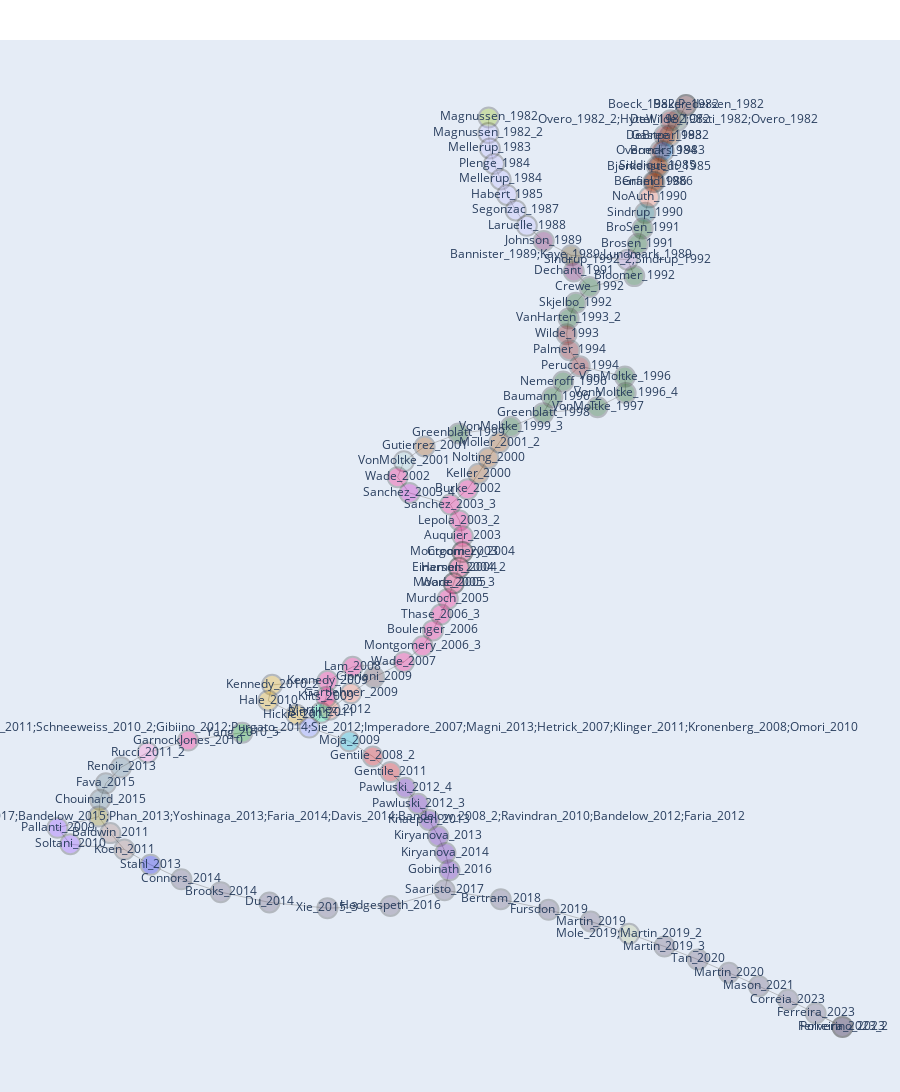
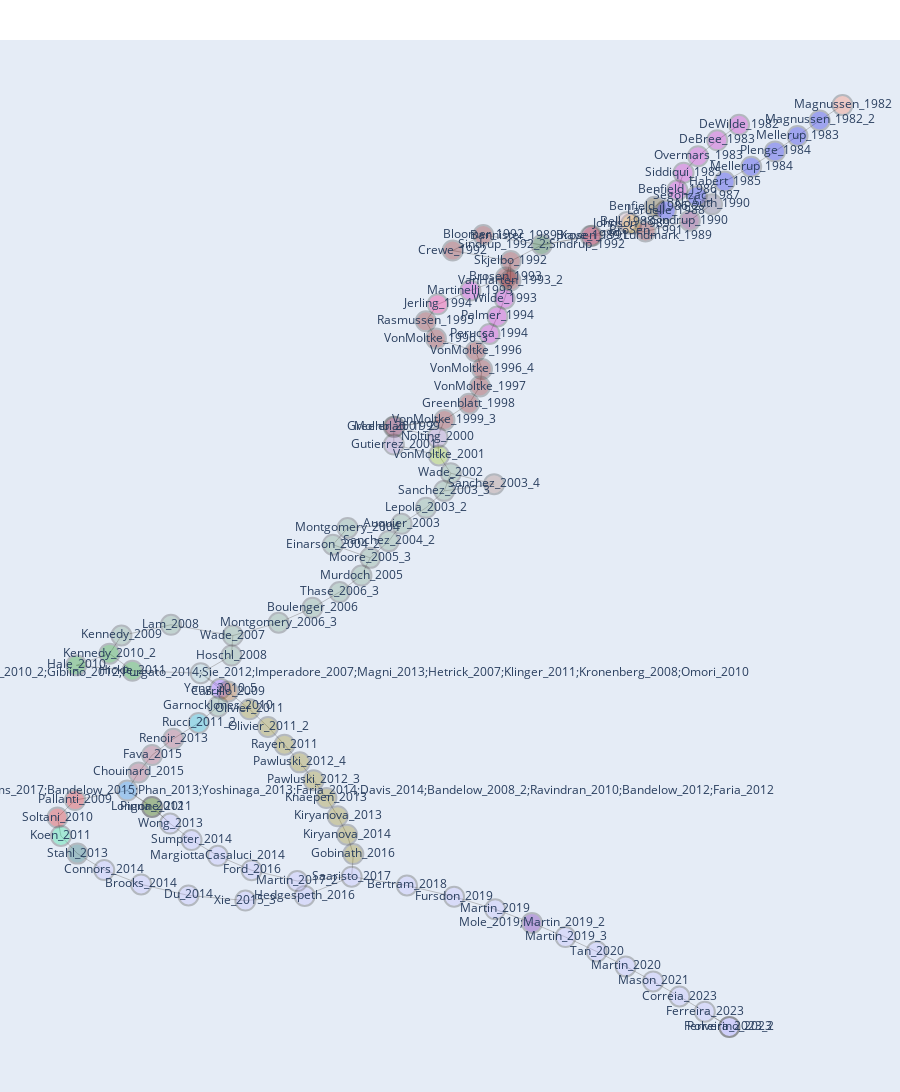
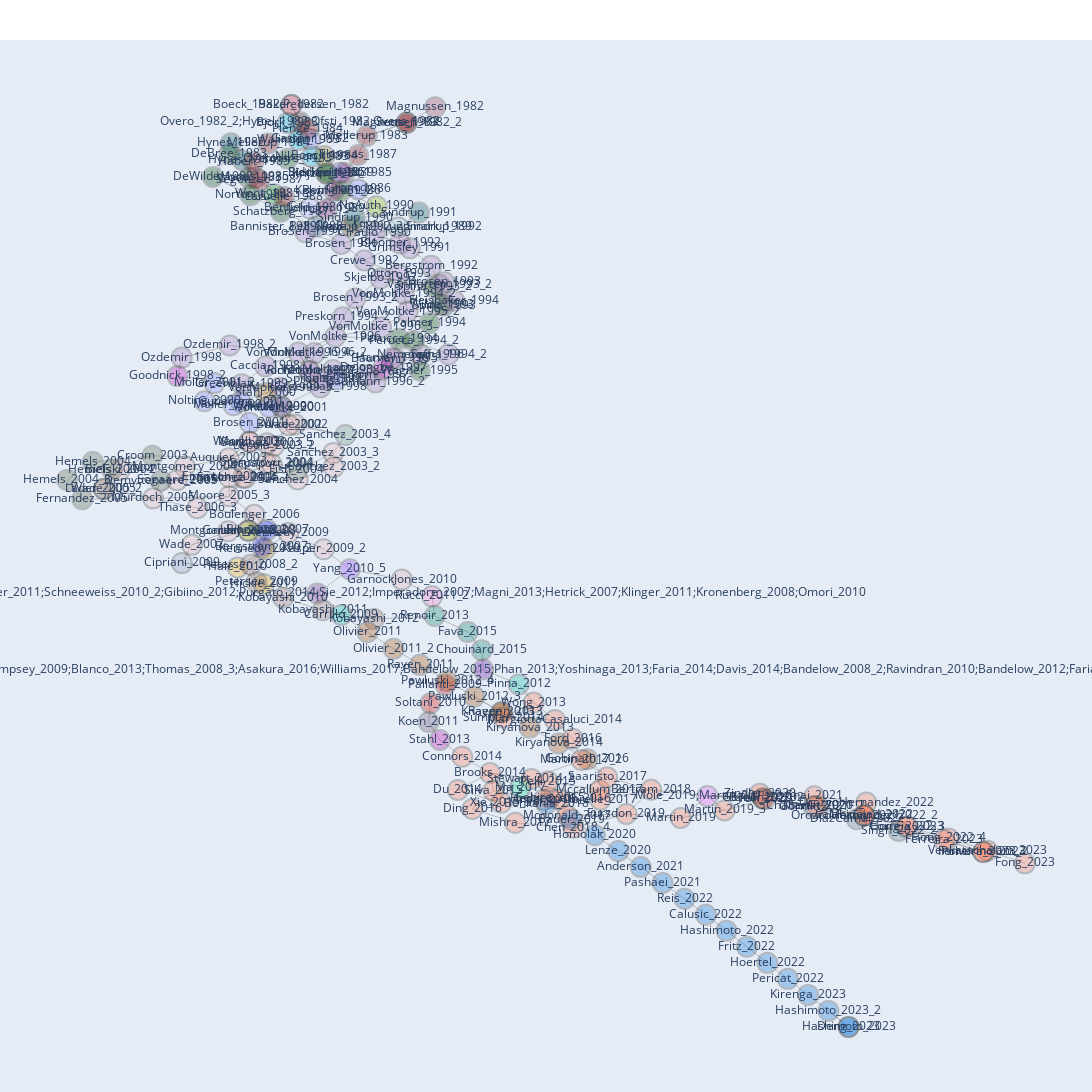
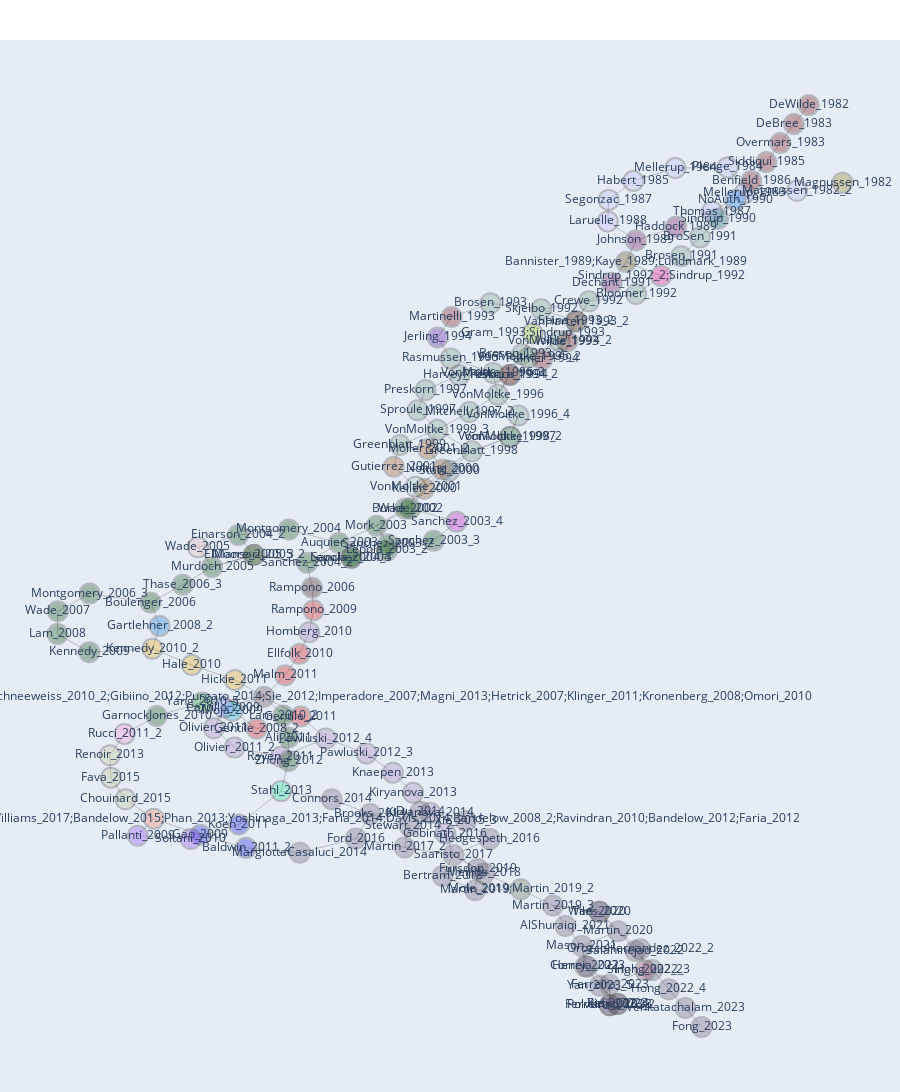

The notebook cell saved with these charts, in order:
### Markdown cell above
# alpha0.3_k10_res0.002

### Code cell
attr_to_assign = [
    "title",
    "citedby_count",
    "doi",
    "year",
    "unique_auth_year",
    "cluster_alpha0.3_k20_res0.006",
    "centrality_alpha0.3_k20_res0.006",
]


main_paths_data = [
    MainPathDataAssigner(mp, df, attr_to_assign).process_mp() for mp in main_paths
]


figs = []
for f, mp in zip(files, main_paths_data):
    print(f)
    print(mp)
    mpp_i = MainPathPlotterInteractive(
        mp, "cluster_alpha0.3_k20_res0.006", "unique_auth_year"
    )
    fig = mpp_i.plot_network_on_timeline_interactive(return_fig=True)
    figs.append(fig)

with open(
    "../output/figures/main-paths/mainpaths_alpha0.3_k20_res0.006.html", "w"
) as f:
    f.write("<html><head><title>Visualization</title></head><body>\n")
    # Write header
    f.write("<h1>cluster: alpha0.3_k20_res0.006</h1>\n")
    for idx, (filename, fig) in enumerate(zip(files, figs)):
        # Assuming 'files' contains some form of identifier or filename you want to display
        f.write(
            f"<h2>{filename.split('/')[-1]}</h2>\n"
        )  # Writing the identifier/filename before the figure
        f.write(fig)  # Writing the figure's HTML string
        f.write("<br>\n")
    f.write("</body></html>")
